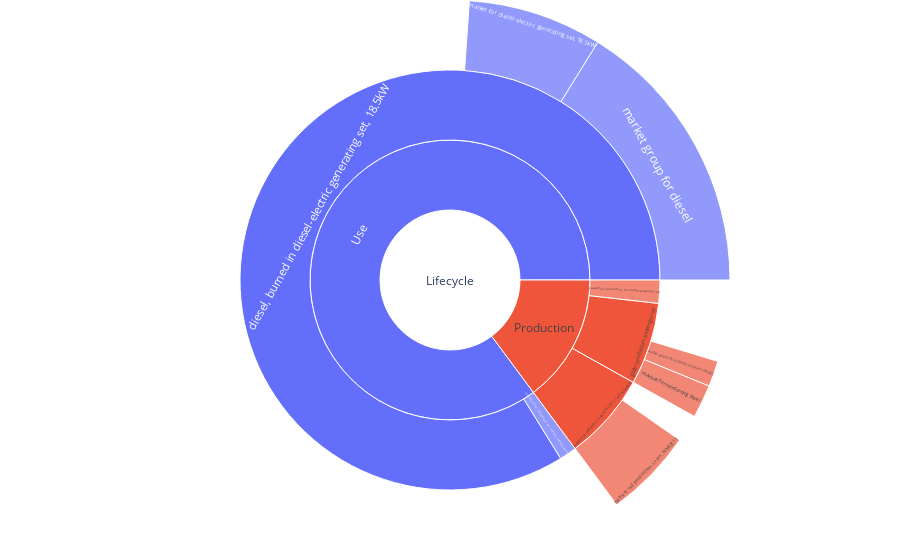

Here is the notebook cell this chart was saved with:
### Markdown cell above
plot a Sunburst

### Code cell
import plotly.graph_objects as go

fig = go.Figure(go.Sunburst(
        labels=labels,
        parents=parents,
        values=values, 
        branchvalues="total",
    )) 

fig.update_layout(margin=dict(t=0, l=0, r=0, b=0))
fig.show()

### Figure 1 — Plotly figure (JSON) as saved in the notebook; plotly's stock layout.template omitted (floating-point values rounded to 4 significant figures)
{"data": [{"branchvalues": "total", "labels": ["Production", "battery production, Li-ion, NMC811, rechargeable", "battery cell production, Li-ion, NMC811", "glider production, passenger car", "market for reinforcing steel", "market group for electricity, medium voltage", "powertrain production, for electric passenger car", "Use", "maintenance, passenger car, electric, without battery", "diesel, burned in diesel-electric generating set, 18.5kW", "market group for diesel", "market for diesel-electric generating set, 18.5kW"], "parents": ["Lifecycle", "Production", "battery production, Li-ion, NMC811, rechargeable", "Production", "glider production, passenger car", "glider production, passenger car", "Production", "Lifecycle", "Use", "Use", "diesel, burned in diesel-electric generating set, 18.5kW", "diesel, burned in diesel-electric generating set, 18.5kW"], "type": "sunburst", "values": [0.07422, 0.03369, 0.02577, 0.03163, 0.009625, 0.007418, 0.008899, 0.4259, 0.006628, 0.4193, 0.08077, 0.03875]}], "layout": {"margin": {"b": 0, "l": 0, "r": 0, "t": 0}}}
